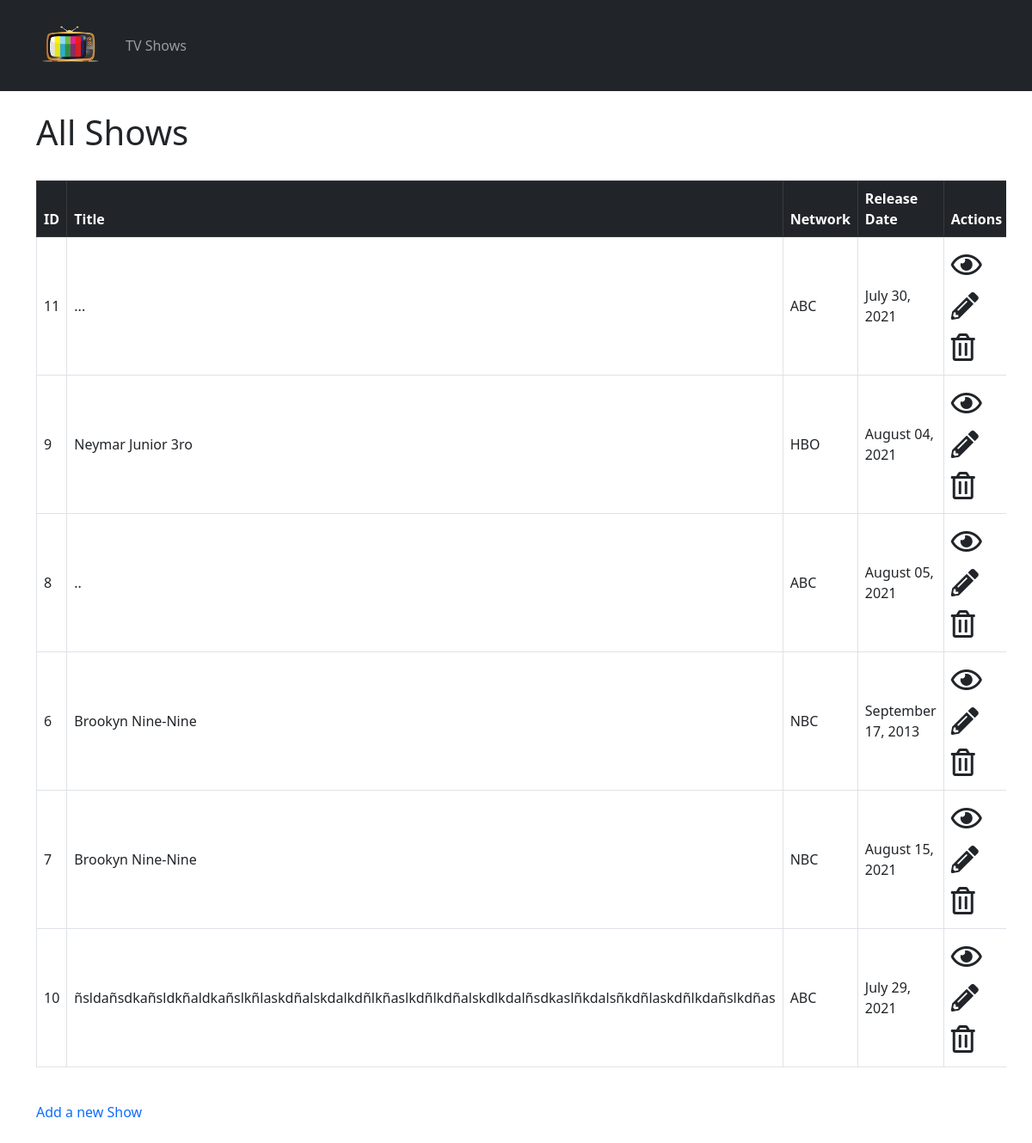
/shows, run on the app's committed database.
### tv_shows/models.py (models this page shows, shortened)
class Show(models.Model):
    title = models.CharField(max_length=100)
    description = models.TextField(max_length=500)
    network = models.ForeignKey(Network, on_delete = models.CASCADE)
    release_date = models.DateField()
    created_at = models.DateTimeField(auto_now_add=True)
    updated_at = models.DateTimeField(auto_now=True)
    objects = ShowManager()
    class Meta:
        ordering = ('title',)

class Network(models.Model):
    name = models.CharField(max_length=50)
    created_at = models.DateTimeField(auto_now_add=True)
    updated_at = models.DateTimeField(auto_now=True)
    class Meta:
        ordering = ('name',)
    def __str__(self):
        return self.name

### tv_shows/views.py (the view)
# urls.py: 2. Add a URL to urlpatterns:  path('', views.home, name='home')
def home(request):
    context = {
        'shows':Show.objects.all(),
    }
    return render(request,'tv_shows/shows.html',context)

### tv_shows/templates/tv_shows/shows.html (shortened to what this page needs)
{% extends "tv_shows/base.html" %}
{% block content %}
<div class="container mt-4">
    <div class="row mb-4">
        <h1 class="title">All Shows</h1>
    </div>
    <div class="row mb-4">
        <div class="table-responsive">
            <table class="table table-bordered table-strip">
                <thead>
                    <tr class="table-dark">
                        <th>ID</th>
                        <th>Title</th>
                        <th>Network</th>
                        <th>Release Date</th>
                        <th>Actions</th>
                    </tr>
                </thead>
                <tbody>
                    {% for show in shows %}
                    <tr class="align-middle">
                        <td>{{show.id}}</td>
                        <td>{{show.title}}</td>
                        <td>{{show.network}}</td>
                        <td>{{show.release_date|date:"F d, Y"}}</td>
                        <td>
                            <a class="text-decoration-none" href="/shows/{{show.id}}">
                                <span class="text-dark fs-2">
                                    <i class="far fa-eye"></i>
                                </span>
                            </a>
                            <a class="text-decoration-none" href="/shows/{{show.id}}/edit">
                                <span class="text-dark fs-2">
                                    <i class="fas fa-pencil-alt"></i>
                                </span>
                            </a>
                            <a class="text-decoration-none modal-borrar" data-bs-toggle="modal" data-bs-target="#delete_modal" href="/shows/{{show.id}}/destroy" data-href="/shows/{{show.id}}/destroy">
                                <span class="text-dark fs-2">
                                    <i class="far fa-trash-alt"></i>
                                </span>
                            </a>
                        </td>
                    </tr>
                    {% endfor %}
                </tbody>
            </table>
        </div>
    </div>
    <div class="row mb-4">
        <a class="text-decoration-none" href="{% url 'new' %}">Add a new Show</a>
    </div>
</div>
{% endblock %}

### tv_shows/templates/tv_shows/base.html (shortened to what this page needs)
{% load static %}
<!DOCTYPE html>
<html lang="es-cl">
<head>
    <link rel="stylesheet" href="https://cdn.jsdelivr.net/npm/bootstrap@5.0.1/dist/css/bootstrap.css"/>
    <link rel="stylesheet" href="https://use.fontawesome.com/releases/v5.15.3/css/all.css">
    <link rel="stylesheet" href="{% static 'tv_shows/css/my_styles.css' %}">
</head>
<body>
    <nav class="navbar navbar-expand-lg navbar-dark bg-dark">
        <div class="container">
            <a class="navbar-brand" href="{% url 'home' %}">
                <img class="img-nav" src="{% static 'tv_shows/img/old_tv_vintage.png' %}" alt="TV">
            </a>
            <div class="collapse navbar-collapse" id="navbarNavAltMarkup">
                <div class="navbar-nav">
                    <a class="nav-link " href="{% url 'home' %}">TV Shows</a>
                </div>
            </div>
        </div>
    </nav>
    {% block content %}{% endblock %}
</body>
</html>

### tv_shows/static/tv_shows/css/my_styles.css (style rules this page uses)
.img-nav { height: 80px; width: 80px; }

### data on the page
Show: id "11", title "...", network "ABC", release_date "July 30, 2021"
Show: id "9", title "Neymar Junior 3ro", network "HBO", release_date "August 04, 2021"
Show: id "8", title "..", network "ABC", release_date "August 05, 2021"
Show: id "6", title "Brookyn Nine-Nine", network "NBC", release_date "September 17, 2013"
Show: id "7", title "Brookyn Nine-Nine", network "NBC", release_date "August 15, 2021"
Show: id "10", title "ñsldañsdkañsldkñaldkañslkñlaskdñalskdalkdñlkñaslkdñlkdñalskdlkdalñsdkaslñkdalsñkdñlaskdñlkdañslkdñas", network "ABC", release_date "July 29, 2021"
